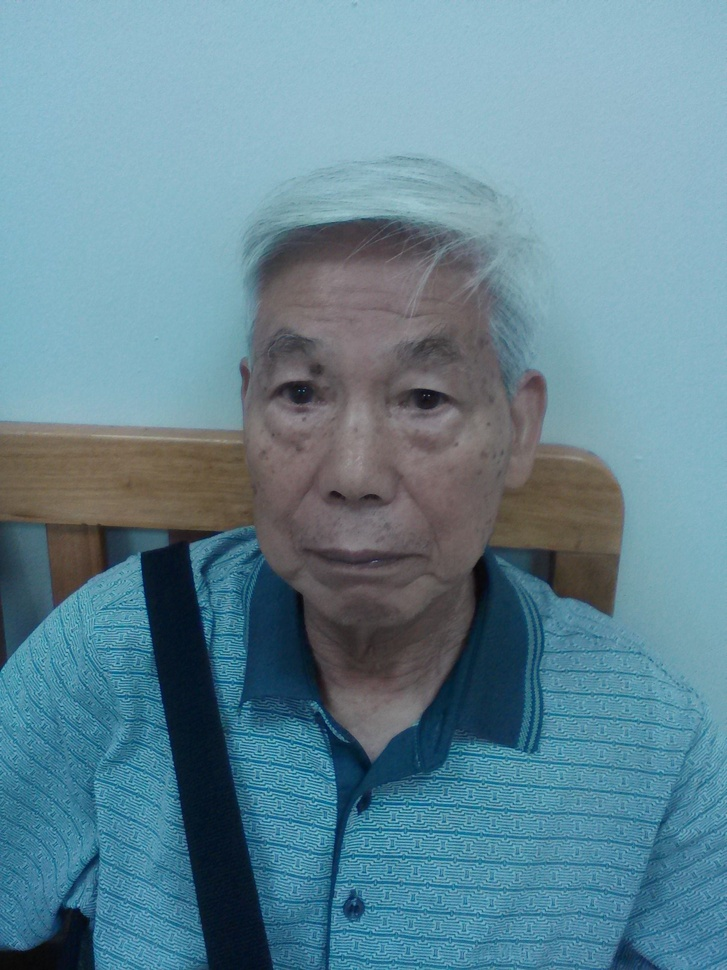
#> input picture picture_preprocess/test_pic/1.jpg, 727 x 970 px, shrunk from 1536 x 2048 before the run, found by its file name
$ python merge_pic.py
#> lines starting #> are read from the running program, lines starting #| are printed output that depends on the picture
# coding: utf-8
# image_merge.py
# 图片垂直合并
# http://www.redicecn.com
# redice@163.com

import os
from PIL import Image

def image_merge(images):
    max_height = 0
    total_width = 0
    # 计算合成后图片的宽度（以最宽的为准）和高度
    for img_path in images:
        if os.path.exists(img_path):
            img = Image.open(img_path)
#> img is the input picture: PIL image 727x970 RGB; mean R, G, B 98, 133.7, 148.2
            width, height = img.size
#> width = 727; height = 970
            if height > max_height:
                max_height = height
#> max_height = 970
            total_width += width
#> total_width = 727
#> pass 2 of the loop in image_merge, `for img_path in images:`:
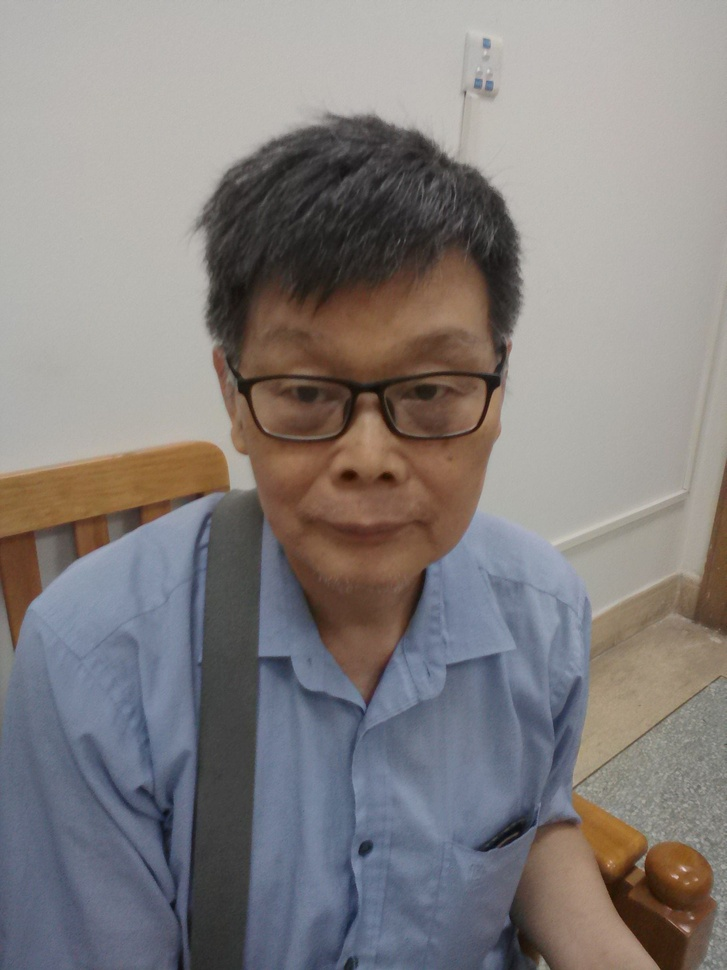
#> input picture picture_preprocess/test_pic/2.jpg, 727 x 970 px, shrunk from 1536 x 2048 before the run, found by its file name
#> in image_merge, img is the input picture: PIL image 727x970 RGB; mean R, G, B 132.5, 127.8, 126.9
#> pass 3 of the loop in image_merge, `for img_path in images:`:
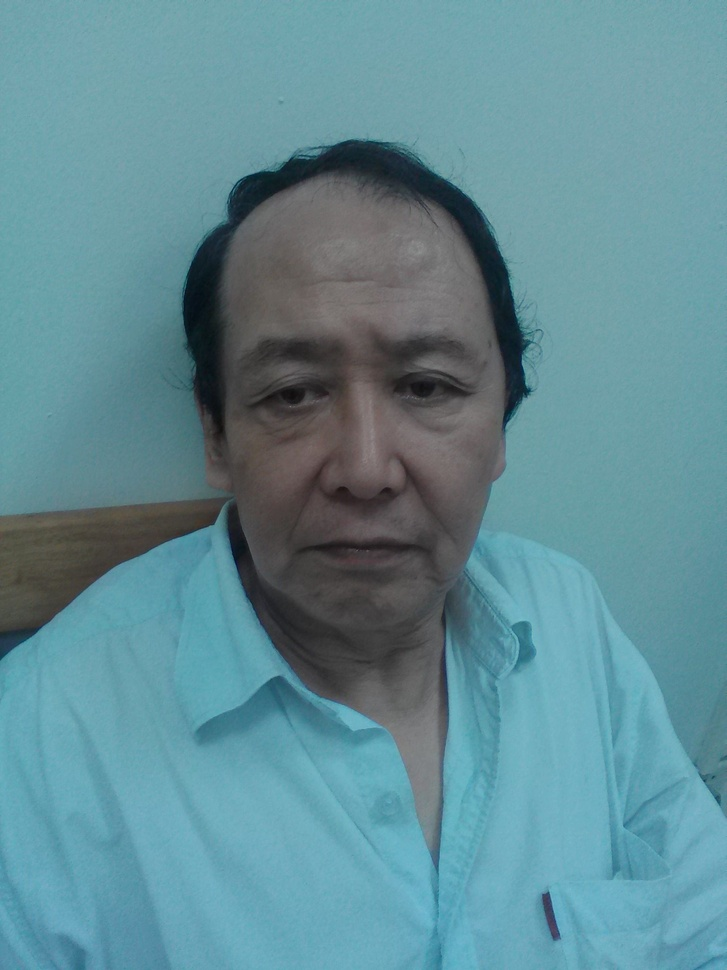
#> input picture picture_preprocess/test_pic/3.jpg, 727 x 970 px, shrunk from 1536 x 2048 before the run, found by its file name
#> in image_merge, img is the input picture: PIL image 727x970 RGB; mean R, G, B 97.4, 140, 149.1

    # 产生一张空白图
    new_img = Image.new('RGB', (total_width, max_height), 255)
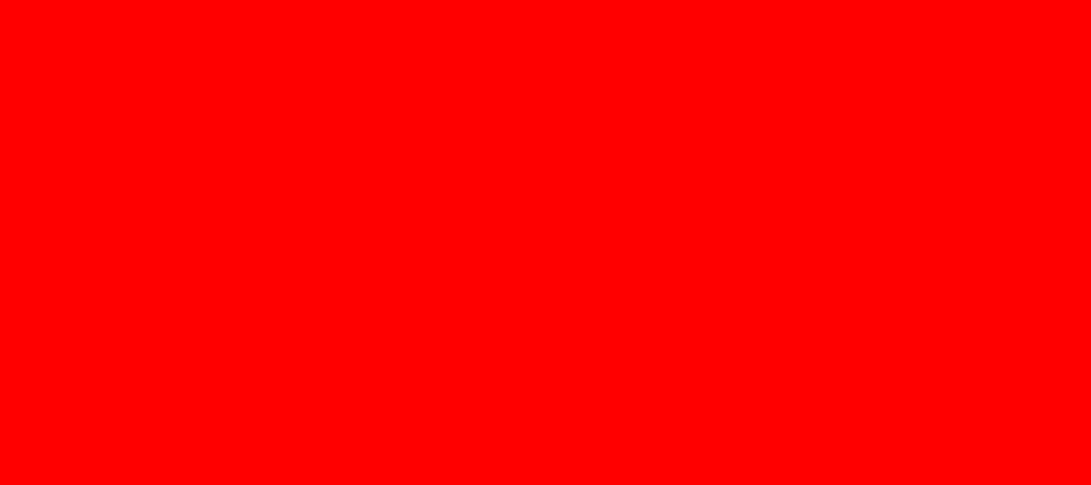
#> new_img: PIL image 2181x970 RGB (shown at 1/2 size); mean R, G, B 255, 0, 0
    # 合并
    x = y = 0
    for img_path in images:
        if os.path.exists(img_path):
            img = Image.open(img_path)
            width, height = img.size
            new_img.paste(img, (x, y))
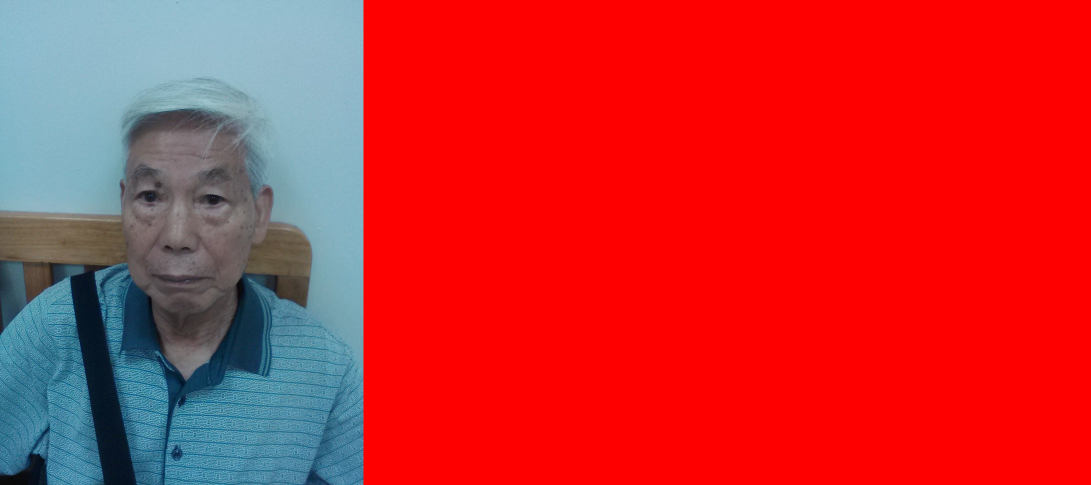
#> new_img: PIL image 2181x970 RGB (shown at 1/2 size); mean R, G, B 202.7, 44.6, 49.4
            x += width
#> x = 727
#> pass 2 of the loop in image_merge, `for img_path in images:`:
#> in image_merge, `new_img.paste(img, (x, y))`:
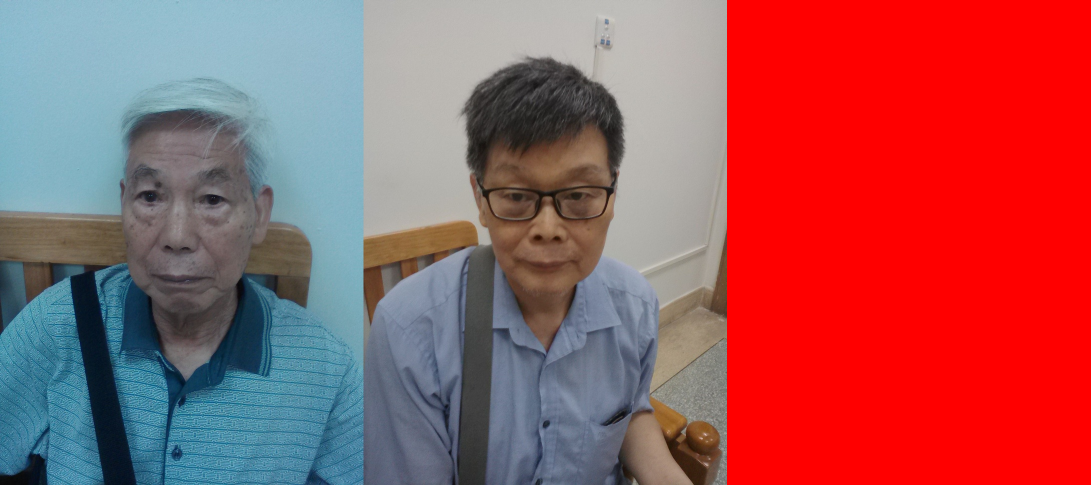
#> new_img: PIL image 2181x970 RGB (shown at 1/2 size); mean R, G, B 161.8, 87.2, 91.7
#> pass 3 of the loop in image_merge, `for img_path in images:`:
#> in image_merge, `new_img.paste(img, (x, y))`:
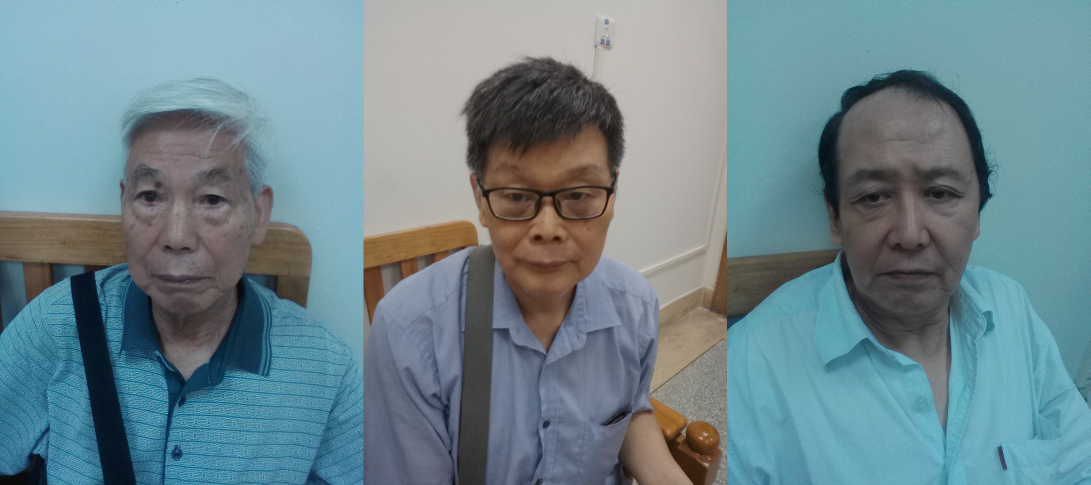
#> new_img: PIL image 2181x970 RGB (shown at 1/2 size); mean R, G, B 109.3, 133.8, 141.4
    return new_img


if __name__ == '__main__':
    img = image_merge(images=[r'test_pic\1.jpg', r'test_pic\2.JPG', r'test_pic\3.jpg'])
    img.show()
